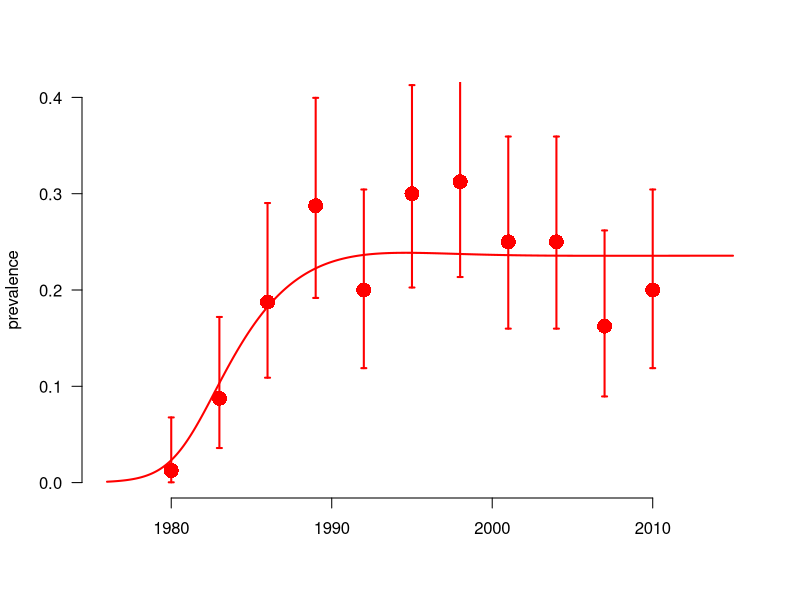
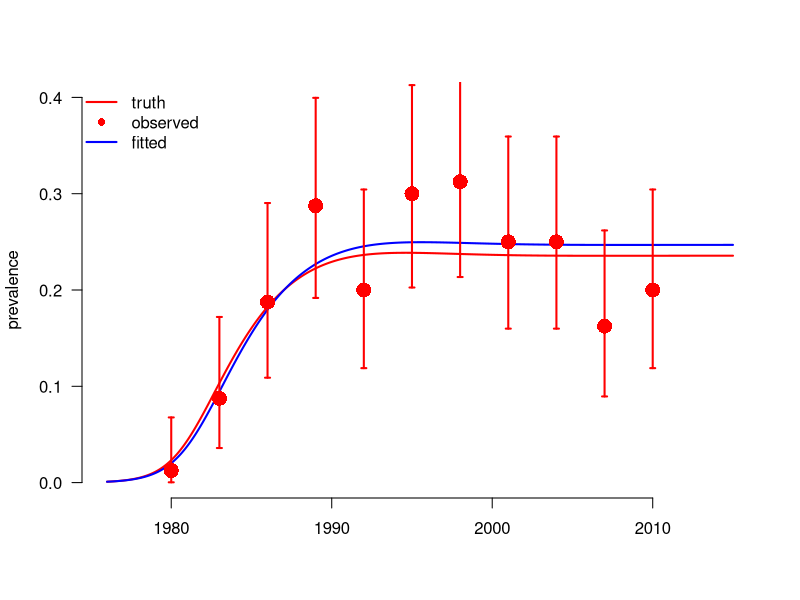
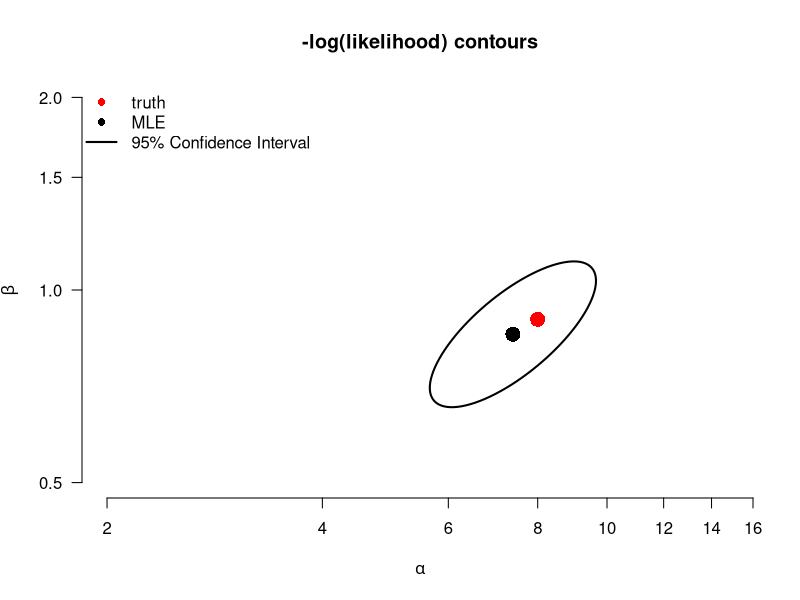
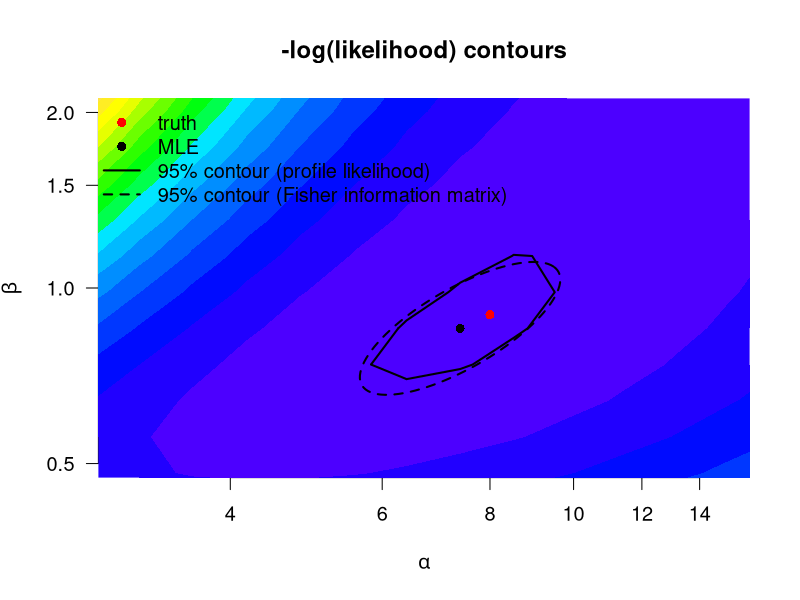

Write the R code that produced these figures, in order.
## Introduction to Likelihood 2: Fitting an SI model to an HIV epidemic with Maximum Likelihood Estimation
## Steve Bellan 2015

## Meaningful Modeling of Epidemiologic Data, 2015 AIMS, Muizenberg

###################################################################### 

## By the end of this tutorial you should…

## * Understand how to simulate cross-sectional prevalence data around a simulated epidemic.
## * Calculate a binomial likelihood from these prevalence data and a fully specified epidemic model.
## * Use R's "optim" function to do multivariate optimization over transformed parameter space.
## * Understand the difference betweeen SANN and Nelder-Mead algorithms
## * Create 95% CI's and contours from the hessian matrix
## * Create 95% CI's and contours from profile likelihoods

require(boot); require(deSolve); require(ellipse);

## Function that makes a list of disease parameters with default values
disease_params <- function(Beta = 0.9
                           , alpha = 8 ## rate of beta decline with prevalence
                           , progRt = (1/10)*4 ## rate of of progression through each of the I classes, for 10 years total
                           , birthRt = .03 ## birth rate, 3% of people give birth per year
                           , deathRt = 1/60 ## 60 year natural life expectancy
                           )
    return(as.list(environment()))

disease_params()
disease_params(Beta = .2)

initPrev <- exp(-7) ## infected at start
tseqMonth <- seq(1976, 2015, by = 1/12)
init <- c(S=1, I1=initPrev, I2=0, I3=0, I4=0, CI = 0, CD = 0) ## modeling proportion of population
Is <- paste0('I',1:4) ## for easy indexing

## Define the SI ODE model. This model is equivalent to the model in HIV Spreadsheet #3. 
SImod <- function(tt, yy, parms) with(c(parms,as.list(yy)), {
    ## State variables are: S, I1, I2, I3, I4
    ## derived quantitties
    I <- I1+I2+I3+I4           ## total infecteds
    N <- I + S                 ## total population
    transmissionCoef <- Beta * exp(-alpha * I/N) ## Infectious contact rate
    ## state variable derivatives (ODE system)
    deriv <- rep(NA,7)
    deriv[1] <-	birthRt*N - deathRt*S - transmissionCoef*S*I/N ## Instantaneous rate of change: Susceptibles
    deriv[2] <-	transmissionCoef*S*I/N - progRt*I1 - deathRt*I1 ## Instantaneous rate of change: Infection class I1
    deriv[3] <-	progRt*I1 - progRt*I2 - deathRt*I2 ## Instantaneous rate of change:  Infection class I2
    deriv[4] <-	progRt*I2 - progRt*I3 - deathRt*I3 ## Instantaneous rate of change: Infection class I3 
    deriv[5] <-	progRt*I3 - progRt*I4 - deathRt*I4 ## Instantaneous rate of change: Infection class I4
    deriv[6] <-	transmissionCoef*S*I/N ## Instantaneous rate of change: Cumulative incidence
    deriv[7] <-	progRt*I4 ## Instantaneous rate of change: Cumulative mortality
    return(list(deriv))
})

## Function to run the deterministic model simulation, based on the ODE system defined in SImod().
simEpidemic <- function(init, tseq = tseqMonth, modFunction=SImod, parms = disease_params()) {
    simDat <- as.data.frame(lsoda(init, tseq, modFunction, parms=parms))
    simDat$I <- rowSums(simDat[, Is])
    simDat$N <- rowSums(simDat[, c('S',Is)])
    simDat$P <- with(simDat, I/N)
    return(simDat)
}

## Function to 'sample' the population:
## From a simulated epidemic, measure prevalence at several time points by performing
## cross-sectional samples of individuals at each time, testing them, and then calculating sample
## prevalence and associated binomial confidence intervals
sampleEpidemic <- function(simDat # Simulated data (produced by a call to simEpidemic()) representing the 'true' underlying epidemic trajectory
                           , sampleDates = seq(1980, 2010, by = 3) # Sample every 3 years from 1980 to 2010
                           , numSamp = rep(80, length(sampleDates)) # Number of individuals sampled at each time point
                           ) {
    prev_at_sample_times <- simDat[simDat$time %in% sampleDates, 'P']
    numPos <- rbinom(length(numSamp), numSamp, prev_at_sample_times)
    lci <- mapply(function(x,n) binom.test(x,n)$conf.int[1], x = numPos, n = numSamp)
    uci <- mapply(function(x,n) binom.test(x,n)$conf.int[2], x = numPos, n = numSamp)    
    return(data.frame(time = sampleDates, numPos, numSamp, sampPrev =  numPos/numSamp,
                      lci = lci, uci = uci))
}

## Run system of ODEs for "true" parameter values
trueParms <- disease_params() # Default model parameters are defined in lines 20-26
simDat <- simEpidemic(init, parms = trueParms) # Simulated epidemic (underlying process)

par(bty='n', lwd = 2)
# Plot simulated prevalence through time:
with(simDat, plot(time, P, xlab = '', ylab = 'prevalence', type = 'l', ylim = c(0,.4), col='red', las = 1))
## Take cross-sectional sample of individuals to get prevalence estimates at multiple time points:
set.seed(1) # Initiate the random number generator (so everyone's simulation looks the same)
myDat <- sampleEpidemic(simDat) # Simulate data from the sampling process (function defined above)
points(myDat$time, myDat$sampPrev, col = 'red', pch = 16, cex = 2) # Plot sample prevalence at each time point
arrows(myDat$time, myDat$uci, myDat$time, myDat$lci, col = 'red', len = .025, angle = 90, code = 3) # Plot 95% CI's around the sample prevalences

## To start, we need to write a -log likelihood function that gives the probability that a given parameter set
## (Beta, alpha values) would generate the observed data. Remember that we are assuming that there is some
## true underlying epidemic curve that is deterministic and the data we observe are only noisy
## because of sampling/observation error (not because the underying curve is also
## noisy--i.e. process error--which would be particularly likely for epidemics in small populations).

## We assume binomial sampling errors. So we can write the -log-likelihood as the probability of
## observing the observed number positive out of each sample if the prevalence is the value generated by
## a model parameterized by a given set of parameters:

nllikelihood <- function(parms = disease_params(), obsDat=myDat) {
    simDat <- simEpidemic(init, parms=parms)
    ## What are the rows from our simulation at which we have observed data?
    matchedTimes <- simDat$time %in% obsDat$time
    nlls <- -dbinom(obsDat$numPos, obsDat$numSamp, prob = simDat$P[matchedTimes], log = T)
    return(sum(nlls))
}
nllikelihood(trueParms) ## loglikelihood of the true parameters (which we usually never know)
nllikelihood(disease_params(Beta = 3, alpha = 1))  ## vs some random guessed parameters

## First look up how optim() works. The more you read through the help
## file the easier this will be!!! In particular make sure you understand that
## the first argument of optim must be the initial values of the parameters to
## be fitted (i.e. Beta & alpha) and that any other parameters to be fixed are
## given as additional arguments (in the helpfile under "...")
?optim

## Since we need to be able to easily separate fitted and fixed parameters,
## let's make a function that takes fitted and fixed parameters together and
## puts them back in a parameter list (similar to the output of
## disease_params()). We also want it to be able to take logged parameter values
## and unlog them automatically back into the parameter list, so that we can fit
## on a log scale, but run our model with the unlogged values.
subsParms <- function(fit.params, fixed.params=disease_params())
    within(fixed.params, {
        loggedParms <- names(fit.params)[grepl('log_', names(fit.params))]
        unloggedParms <- names(fit.params)[!grepl('log_', names(fit.params))]        
        for(nm in unloggedParms) assign(nm, as.numeric(fit.params[nm]))
        for(nm in loggedParms) assign(gsub('log_','',nm), exp(as.numeric(fit.params[nm])))
        rm(nm, loggedParms, unloggedParms)
    })
guess.params <- c(log_Beta = log(5), log_alpha = log(8))
subsParms(guess.params, disease_params())

## Make likelihood a function of fixed and fitted parameters.
objFXN <- function(fit.params ## paramters to fit
                   , fixed.params =disease_params() ## fixed paramters
                   , obsDat=myDat) {
    parms <- subsParms(fit.params, fixed.params)
    nllikelihood(parms, obsDat = obsDat) ## then call likelihood
}
objFXN(guess.params, disease_params())

## Select initial values for fitted parameters from which optimization routine
## will start. If you select bad initial values the algorithm can get stuck on a
## bad set of parameters. You can always try the true values as a starting point
## for this problem, although that's rarely possible in real problems.

init.pars <- c(log_alpha = log(30), log_Beta = log(.1))
## We will start with SANN optimization since it is stochastic and therefore
## less likely to get stuck in a local minima. But then finish with Nelder-Mead
## optimization which is much faster.

###  NOTE: for trace >0 you see more progress report, bigger numbers show more
###  update
trace <- 3

## SANN: This is stochastic, be CAREFUL sometimes it gets stuck at local minima
## for unreasonble parameters. If you see this happen, run it again!
optim.vals <- optim(par = init.pars
                    , objFXN
                    , fixed.params = disease_params()
                    , obsDat = myDat
                    , control = list(trace = trace, maxit = 150)
                    , method = "SANN")
exp(optim.vals$par)
trueParms[c('alpha','Beta')]

## Normally we use SANN first and then follow with Nelder-Mead since SANN is stochastic and will
## make sure to help you be sure that you aren't at local minima. We feed the last parameters of
## SANN in as the first values of Nelder-Mead
optim.vals <- optim(par = optim.vals$par
                    , objFXN
                    , fixed.params = disease_params()
                    , obsDat = myDat
                    , control = list(trace = trace, maxit = 800, reltol = 10^-7)
                    , method = "Nelder-Mead"
                    , hessian = T)
optim.vals
MLEfits <- optim.vals$par
trueParms[c('alpha','Beta')]
exp(MLEfits)

log_alpha.fit <- MLEfits["log_alpha"]
log_Beta.fit <- MLEfits["log_Beta"]

## Look at the output of optim. Understand what it means. Did the algorithm
## converge? Look at ?optim to understand it.

## Plot MLE fit time series
par(bty='n', lwd = 2, las = 1)
with(simDat, plot(time, P, xlab = '', ylab = 'prevalence', type = 'l', ylim = c(0,.4), col='red'))
fitDat <- simEpidemic(init, parms = subsParms(optim.vals$par, trueParms))
with(fitDat, lines(time, P, col='blue'))
points(myDat$time, myDat$sampPrev, col = 'red', pch = 16, cex = 2)
arrows(myDat$time, myDat$uci, myDat$time, myDat$lci, col = 'red', len = .025, angle = 90, code = 3)
legend("topleft", c('truth', 'observed', 'fitted'), lty = c(1, NA, 1), pch = c(NA,16, NA),
       col = c('red', 'red', 'blue'), bty = 'n')

######################################################################
## Contour plots with the hessian

## The Hessian matrix gives you the curvature of the likelihood function at the maximum likelihood estimate. In other words, it tells you the second derivative around that point which can be used to estimate the covariance variance matrix of the maximum likelihood estimate of parameters. This estimate of the covariant strength matrix is  known as the Fisher information matrix and can be obtained by inverting the negative of the Hessian.
fisherInfMatrix <- solve(optim.vals$hessian)
## we can then plot
plot(1,1, type = 'n', log = 'xy',
     ## xlim = range(alpha.seq), ylim = range(Beta.seq),
     xlim = c(2,15), ylim = c(.5,2),
     las = 1,
     xlab = expression(alpha), ylab = expression(beta),
        main = "-log(likelihood) contours", bty = "n")
## Add true parameter values to the plot
with(trueParms, points(alpha, Beta, pch = 16, cex = 2, col = 'red'))
## Add MLE to the plot
points(exp(MLEfits['log_alpha']), exp(MLEfits['log_Beta']), pch = 16, cex = 2, col = 'black')
##  at 95% contour ellipse
lines(exp(ellipse(fisherInfMatrix, centre = MLEfits, level = .95)))
##      col = makeTransparent(propDistCol,150), lwd = 4)
legend("topleft", c('truth', 'MLE', '95% Confidence Interval'), lty = c(NA, NA, 1), pch = c(16,16, NA),
       col = c('red', 'black', 'black'), bg='white', bty = 'n')

######################################################################
## Contour plots with likelihood profiles
######################################################################
## With all other parameters fixed to their initial values, lets look at a
## contour likelihood plot over Beta and alpha.  To do this we write wrapper
## functions of log_Beta and log_alpha to feed to outer() and then
## contour(). This is confusing so make sure you understand every function.

## This function simply takes values log_Beta and log_alpha and feeds them into
## objFXN above as a single variable called logpars, you'll see why this is
## useful below.
objXalpha_Beta <- function(alpha, Beta, fixed.params = disease_params(), browse=F)
    objFXN(fit.params = c(log_alpha = log(alpha), log_Beta = log(Beta))
               , fixed.params = fixed.params)

## Now instead of giving a single argument on the log scale we give 2
## on the untransformed scale.
objFXN(c(log_alpha = log(1/5), log_Beta = log(25)))
objXalpha_Beta(1/5, 25)

## If we try to give this function multiple values of R0 or gamma,
## however, it gets confused and only analyzes the first one.
objXalpha_Beta(c(1/5:8), 25:30)

## So we "Vectorize" this function so it can take in vectors of the parameters
## and return the output. objXalpha_BetaVEC then calls on objXalpha_Beta() to
## take xx,yy as pairwise values and objXalpha_Beta() for all pairs
objXalpha_BetaVEC <- Vectorize(objXalpha_Beta, list("alpha", "Beta"))

## Task 4: Explain how the following three lines are related.
objXalpha_Beta(25, 1/5)
objXalpha_Beta(26, 1/6)
objXalpha_Beta(8, .9)
objXalpha_BetaVEC(c(25:26), c(1/5,1/6))

## Now we use the R function outer() to evaluate objXalpha_BetaVEC() over a grid
## of {R0, gamma} combinations. This can take a long time because we have to do
## res^2 evaluations of nll.fn(), and recall that each time we do this we are
## running lsoda() inside nll.fn()

## Grid resolution resXres, increasing it makes contours smoother but takes a lot longer
res <- 15

## Now create a sequence of alpha values for the grid
alpha.seq <- exp(seq(log_alpha.fit-1, log_alpha.fit+1, l = res))
alpha.seq

## Now create a sequence of Beta values for the grid 
Beta.seq <- exp(seq(log_Beta.fit-1, log_Beta.fit + 1, l = res))
Beta.seq

## The function outer() now evaluates objXalpha_BetaVEC on this grid. ?outer
mat <- outer(alpha.seq, Beta.seq, objXalpha_BetaVEC) # this can take a long time

## Make a contour plot that shows the confidence intervals in red.  Likelihood
## Ratio Test confidence intervals uses chi squared distribution cutoff with
## degrees of freedom 2 (2 parameters)
ml.val <- optim.vals$value
conf.cutoff <- ml.val + qchisq(.95,2)/2

## Show likelihood contours
par(cex = 1.2)
plot(1,1, type = 'n', log = 'xy',
     ## xlim = range(alpha.seq), ylim = range(Beta.seq),
     xlim = c(3,15), ylim = c(.5,2), 
     xlab = expression(alpha), ylab = expression(beta),
        main = "-log(likelihood) contours", bty = "n")
.filled.contour(alpha.seq, Beta.seq, mat, levels = seq(min(mat), max(mat), l=20), col = topo.colors(20))
## Add contour for 95% CI from profile likelihood
contour(alpha.seq, Beta.seq, mat, levels = c(conf.cutoff),
        col = "black", lwd = 2, labels = "", labcex = .2, add = T)
## Add contour for 95% CI from Hessian
lines(exp(ellipse(fisherInfMatrix, centre = MLEfits, level = .95)), lty = 2)
## Add MLE to the plot
points(exp(log_alpha.fit), exp(log_Beta.fit), pch = 16, cex = 1, col = 'black')
## Add true parameter values to the plot
with(trueParms, points(alpha, Beta, pch = 16, cex = 1, col = 'red'))
legend("topleft",
       c('truth', 'MLE', '95% contour (profile likelihood)', '95% contour (Fisher information matrix)')
       , lty = c(NA, NA, 1, 2), pch = c(16,16, NA, NA),
       col = c('red', rep('black',3)), bg='white', bty = 'n')
